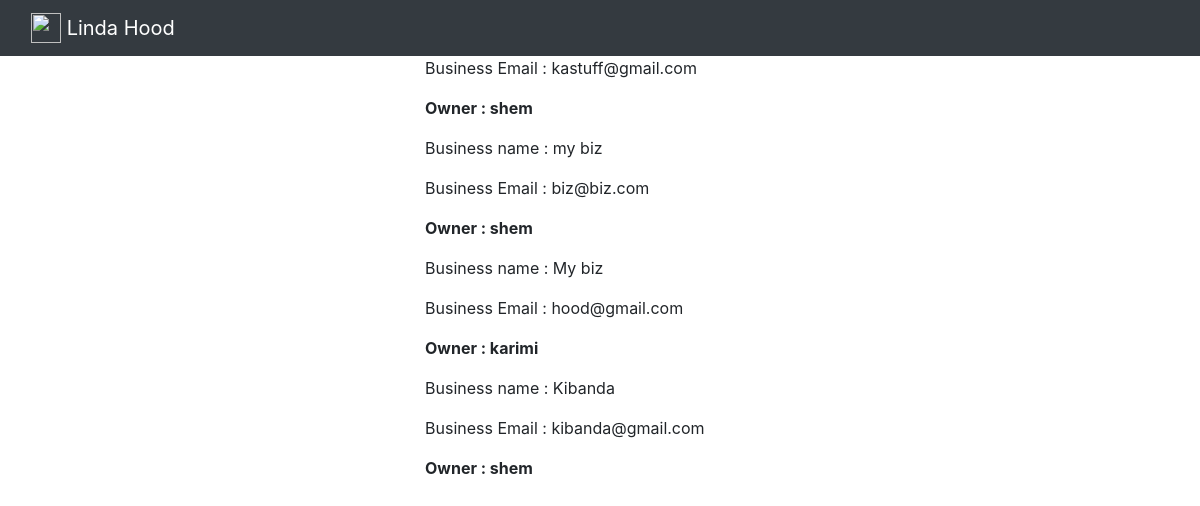
/posts/, run on the app's committed database.
### posts/models.py (models this page shows, shortened)
class Business(models.Model):
    user = models.ForeignKey(User, related_name="businesses")
    created_at = models.DateTimeField(auto_now=True)
    business_name = models.CharField(max_length=140, blank=True, null=True)
    business_email = models.EmailField(max_length=70, blank=True)
    hood = models.ForeignKey(Hood, related_name='businesses', null=True, blank=True)
    class Meta:
        ordering = ['-created_at']
        unique_together = ['user', 'business_name']

### posts/views.py (the view)
class BusinessList(SelectRelatedMixin, generic.ListView):
    model = models.Business
    select_related = ('user', 'hood')

### posts/templates/posts/business_list.html
{% extends "posts/post_base.html" %}
{% block pre_post_content %}
<div class="col-md-4 mt-3">
  <h5>@{{user.username}}</h5>
</div>
{% endblock %}
{% block post_content %}
<div class="col-md-6 mt-3">
  {% if business_list.count == 0 %}
  <h4>No Businesses for this user yet!</h4>
  {% else %}
    {% for business in business_list %}
     {% include "posts/_post.html" %}
    {% endfor %}
  {% endif%}
</div>
{% endblock %}

### posts/templates/posts/_post.html (shortened to what this page needs)
<div class="post">
  <p>Business name : {{business.business_name}}</p>
  <p>Business Email : {{business.business_email}}</p>
  <p><strong>Owner : {{business.user.username}}</strong></p>
</div>

### data on the page
Business: business_email "kastuff@gmail.com", user.username "shem"
Business: business_name "my biz", business_email "biz@biz.com", user.username "shem"
Business: business_name "My biz", business_email "hood@gmail.com", user.username "karimi"
Business: business_name "Kibanda", business_email "kibanda@gmail.com", user.username "shem"
